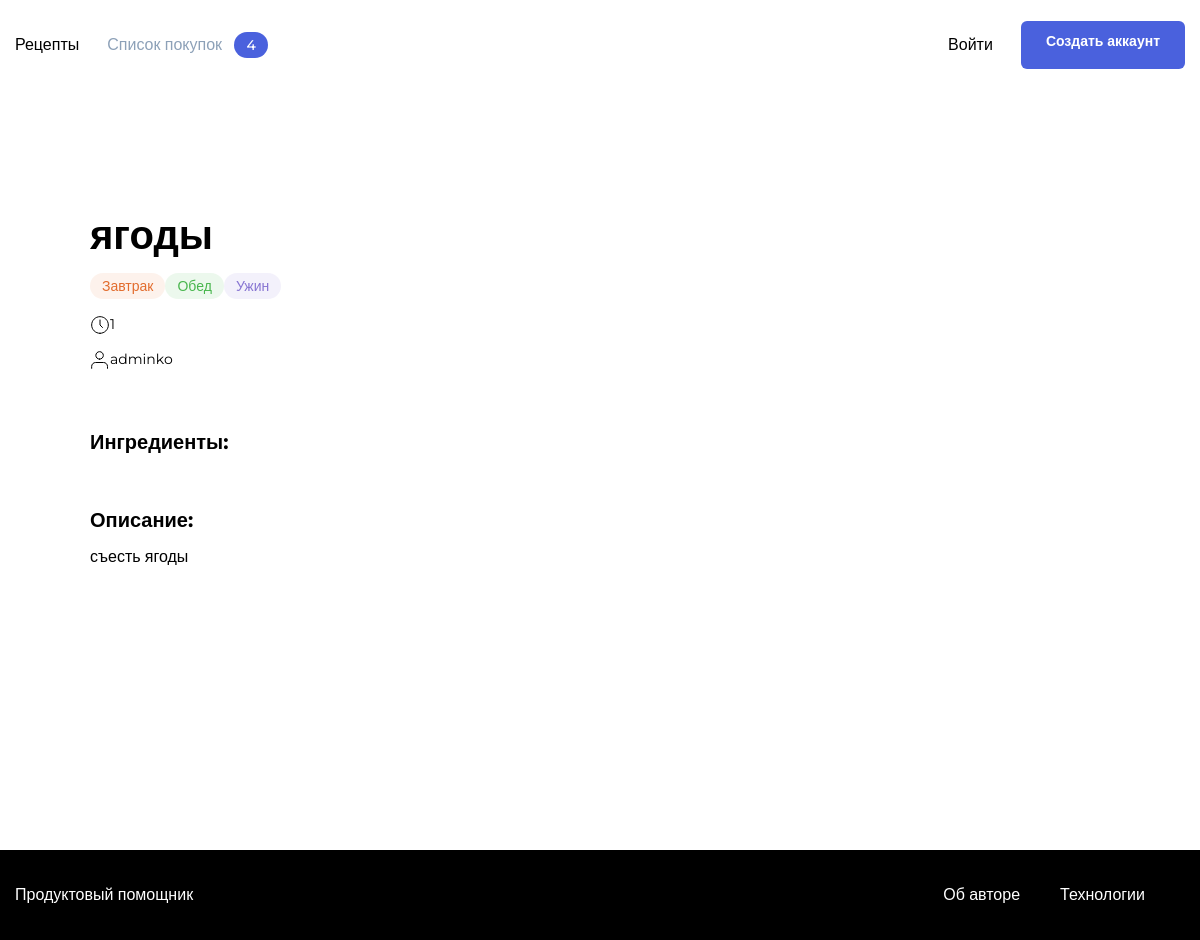
The page /recipes/6/ on the database as committed earlier.
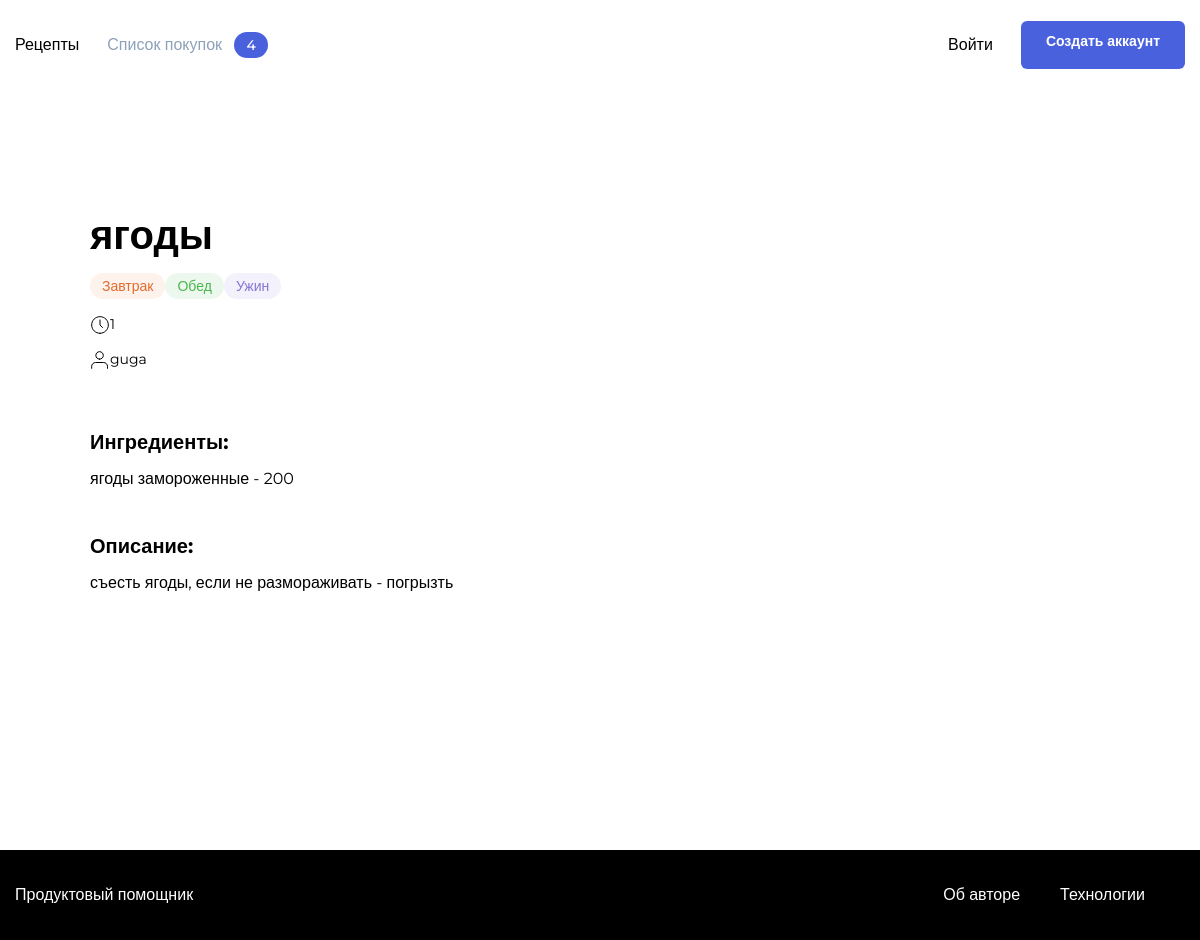
The same page on the database as committed later.
### prod_h/models.py (models this page shows, shortened)
class Recipe(models.Model):
    author = models.ForeignKey(
        User,
        on_delete=models.CASCADE,
        related_name='recipes',
        verbose_name='автор рецепта',
    )
    name = models.CharField(
        max_length=100,
        verbose_name='Название рецепта',
        help_text='Максимальная длинна 100 символов',)
    image = models.ImageField(upload_to='prod_h/', blank=True, null=True)
    text = models.TextField(
        blank=True,
        verbose_name='Описание',
        help_text='Описание рецепта',)
    ingredients = models.ManyToManyField(
        ListOfIngridients,
        through='Amount',
        through_fields=('recipe', 'ingredient'),
        verbose_name='Игредиенты',
        help_text='Игредиенты',)
    tags = models.ManyToManyField(Teg, )
    time = models.IntegerField(verbose_name='Вермя приготовления')
    pub_date = models.DateTimeField("date published", auto_now_add=True)
    slug = models.SlugField(
        max_length=500,
        unique=True,
        blank=True,
    )
    class Meta:
        ordering = ["-pub_date"]

class Teg(models.Model):
    name = models.CharField(max_length=20)
    slug = models.SlugField(unique=True)
    color = models.CharField(
        max_length=20,
        verbose_name='Цвет тега',
        blank=True
    )

class Amount(models.Model):
    ingredient = models.ForeignKey(ListOfIngridients,
                                   on_delete=models.CASCADE,
                                   related_name='ingridient_name', )
    recipe = models.ForeignKey(
        Recipe, on_delete=models.CASCADE,
        related_name="recipe_ingredients",
        verbose_name='Рецепт',
    )
    counts = models.PositiveSmallIntegerField(verbose_name='количество',
        default=1)

class ListOfIngridients(models.Model):
    name = models.CharField(max_length=50,
                            unique=True,
                            verbose_name='Название ингредиента',
                            help_text='Название ингредиента, максимум 50 символов',
                            )
    units_of_measurement = models.CharField(max_length=20,
                                            verbose_name='Единица измерения',
                                            help_text='Единица измерения, максимум 20 симоволов',
                                            )
    def __str__(self):
        return self.name

### prod_h/views.py (the view)
# urls.py: path('recipes/<int:recipe_id>/', views.recipe_detail,
def recipe_detail(request, recipe_id):
    recipe = get_object_or_404(Recipe, pk=recipe_id)
    context = {
        'recipe': recipe,
    }
    return render(request, 'singlePage.html', context=context)

### templates/singlePage.html (shortened to what this page needs)
{% extends "base.html" %}
{% load static %}
{% load user_filters %}
{% block static_css %}<link rel="stylesheet" href="{% static 'pages/single.css' %}">{% endblock %}
    {%block content%}
    <main class="main container">
        <div class="single-card" data-id="371" data-author="12">
            {% load thumbnail %}
            <div class="single-card__info">
                <div class="single-card__header-info">
                    <h1 class="single-card__title">{{recipe.name}}</h1>
                </div>
                <ul class="single-card__items">
                {%include "includes/tag.html" with post=recipe %}
                </ul>
                <div class="single-card__items single-card__items_column">
                    <p class="single-card__text"><span class="icon-time"></span>{{recipe.time}}</p>
                    <ul class="single-card__items">
                        <li class="single-card__item"><p class="single-card__text"><span class="icon-user"></span>{{recipe.author}}</p></li>
                    </ul>
                </div>
                <div class="single-card__section">
                    <h3 class="single-card__section-title">Ингредиенты:</h3>
                    <div class="single-card__items single-card__items_column">
                        {%for ingr in recipe.recipe_ingredients.all%}
                          <p class=" single-card__section-item">{{ingr.ingredient}} - {{ingr.counts}}</p>
                        {%endfor%}
                    </div>
                </div>
                <div class="single-card__section">
                    <h3 class="single-card__section-title">Описание:</h3>
                    <p class=" single-card__section-text">{{recipe.text}}</p>
                </div>
            </div>
        </div>
    </main>
{%endblock%}}

### templates/base.html (shortened to what this page needs)
<!doctype html>
<html>
<head>
    {% block static_css %}
    {% endblock %}
</head>
<body class="body">
  <header class="header">
      {% include 'includes/nav.html' %}
  </header>
  <main class="main container">
          <div class="main__header">
              {% block content %}{% endblock %}
          </div>
  </main>
{% include 'includes/footer.html' %}
</body>
</html>

### templates/includes/nav.html
<!DOCTYPE html>
{% load user_filters %}
<nav class="nav">
        <div class="nav__container container">
            <ul class="nav__items list">
                  <li class="nav__item {% if 'index' in request.resolver_match.url_name %}nav__item_active{% endif %}"><a href="{% url 'index' %}" class="nav__link link">Рецепты</a></li>
                  {% if user.is_authenticated %}
                  <li class="nav__item {% if 'follow' in request.resolver_match.url_name %}nav__item_active{% endif %}"><a href="{% url 'follow' %}" class="nav__link link">Мои подписки</a></li>
                  <li class="nav__item {% if 'new_recipe' in request.resolver_match.url_name %}nav__item_active{% endif %}"><a href="{% url 'new_recipe' %}" class="nav__link link">Создать рецепт</a></li>
                  <li class="nav__item {% if 'my_favorite' in request.resolver_match.url_name %}nav__item_active{% endif %}"><a href="{% url 'my_favorite' %}" class="nav__link link">Избранное</a></li>
                  <li class="nav__item {% if 'cart' in request.resolver_match.url_name %}nav__item_active{% endif %}"><a href="{% url 'cart' %}" class="nav__link link">Список покупок</a> <span class="badge badge_style_blue nav__badge" id="counter">{{user|purchases_count}}</span></li>
              </ul>
              <ul class="nav__items list">
                  <li class="nav__item"><a href="{% url 'password_change' %}" class="nav__link link">Изменить пароль</a></li>
                  <li class="nav__item"><a href="{% url 'logout' %}" class="nav__link link">Выход {{user.username }}</a></li>
              </ul>
          </div>
               {% else %}
                <li class="nav__item nav__item_disabled"><a href="#" class="nav__link link">Список покупок <span class="badge badge_style_blue nav__badge" id="counter">4</span></a></li>
            </ul>
            <ul class="nav__items list">
                <li class="nav__item"><a href="{% url 'login' %}" class="nav__link link">Войти</a></li>
                <li class="nav__item"><a href="{% url 'signup' %}" class="button button_style_blue">Создать аккаунт</a></li>
            </ul>
        </div>
               {%endif%}
    </nav>

### templates/includes/tag.html
{% for tag in post.tags.all %}
    {% if tag.name == 'breakfast' %}
        <li class="card__item"><span class="badge badge_style_orange">Завтрак</span></li>
    {% elif tag.name == 'lunch' %}
        <li class="card__item"><span class="badge badge_style_green">Обед</span></li>
    {% elif tag.name == 'dinner' %}
        <li class="card__item"><span class="badge badge_style_purple">Ужин</span></li>
    {% endif %}
{% endfor %}

### templates/includes/footer.html
    <footer class="footer">
        <div class="footer__container container">
            <a href="#" class="footer__brand link">Продуктовый помощник</a>
            <ul class="footer__items">
                <li class="footer__item"><a href="/about-author/" class="footer__link link">Об авторе </a></li>
                <li class="footer__item"><a href="/about-tech/" class="footer__link link">Технологии</a></li>
            </ul>
        </div>
    </footer>

### static/pages/single.css (style rules this page uses)
* { box-sizing: border-box; }
html, body { min-height: 100%; }

### static/blocks/body/body.css (style rules this page uses)
.body { display: flex; flex-direction: column; }

### static/blocks/container/container.css (style rules this page uses)
.container { max-width: 1200px; padding: 0 15px; margin: 0 auto; width: 100%; }

### static/blocks/link/link.css (style rules this page uses)
.link { text-decoration: none; transition: opacity 0.2s; }

### static/blocks/button/button.css (style rules this page uses)
.button { font-family: 'Montserrat', sans-serif; font-style: normal; font-weight: 600; font-size: 14px; background: none; border-radius: 6px; padding: 12px 24px; height: 48px; line-height: 1; text-decoration: none; border: 1px solid transparent; transition: background 0.2s; outline: none; user-select: none; cursor: pointer; width: max-content; }

### static/blocks/button/_style/button_style_blue.css (style rules this page uses)
.button_style_blue { background: #4A61DD; color: #FFFFFF; transition: background 0.2s; }

### static/blocks/header/header.css (style rules this page uses)
.header { display: flex; align-items: center; justify-content: center; }

### static/blocks/nav/nav.css (style rules this page uses)
.nav { height: 90px; width: 100%; }

### static/blocks/nav/__container/nav__container.css (style rules this page uses)
.nav__container { display: flex; justify-content: space-between; height: 100%; align-items: center; }

### static/blocks/nav/__items/nav__items.css (style rules this page uses)
.nav__items { display: flex; height: 100%; flex-direction: row; list-style: none; padding: 0; align-items: center; }

### static/blocks/nav/__item/nav__item.css (style rules this page uses)
.nav__item { display: flex; align-items: center; margin-right: 28px; height: 100%; color: #000000; position: relative; }
.nav__item:last-child { margin-right: 0; }

### static/blocks/nav/__item/_disabled/nav__item_disabled.css (style rules this page uses)
.nav__item_disabled { color: #8DA1B8; cursor: context-menu; }

### static/blocks/nav/__link/nav__link.css (style rules this page uses)
.nav__link { font-style: normal; font-weight: 500; font-size: 16px; line-height: 20px; color: inherit; cursor: pointer; font-family: 'Montserrat', sans-serif; }

### static/blocks/nav/__badge/nav__badge.css (style rules this page uses)
.nav__badge { margin-left: 8px; }

### static/blocks/main/main.css (style rules this page uses)
.main { padding-top: 60px; padding-bottom: 80px; flex: 1 0 auto; min-height: calc(100vh - 180px); }

### static/blocks/single-card/single-card.css (style rules this page uses)
.single-card { display: flex; justify-content: space-between; }

### static/blocks/single-card/__title/single-card__title.css (style rules this page uses)
.single-card__title { font-family: 'Montserrat', sans-serif; font-style: normal; font-weight: bold; font-size: 40px; line-height: 49px; color: #000000; margin: 0; }

### static/blocks/single-card/__info/single-card__info.css (style rules this page uses)
.single-card__info { display: flex; flex-direction: column; width: 100%; padding-left: 60px; }

### static/blocks/single-card/__header-info/single-card__header-info.css (style rules this page uses)
.single-card__header-info { display: flex; justify-content: space-between; margin: 0 0 18px; }

### static/blocks/single-card/__items/single-card__items.css (style rules this page uses)
.single-card__items { display: flex; flex-direction: row; list-style: none; padding: 0; margin: 0 0 20px; }

### static/blocks/single-card/__item/single-card__item.css (style rules this page uses)
.single-card__item { margin-right: 8px; height: 100%; }

### static/blocks/single-card/__text/single-card__text.css (style rules this page uses)
.single-card__text { font-family: 'Montserrat', sans-serif; font-style: normal; font-weight: normal; font-size: 14px; line-height: 17px; color: #000000; margin: 0 0 15px; padding: 0; }
.single-card__text:last-child { margin-bottom: 0; }

### static/blocks/single-card/__items/_column/single-card__items_column.css (style rules this page uses)
.single-card__items_column { flex-direction: column; max-height: 129px; flex-wrap: wrap; }

### static/blocks/single-card/__section/single-card__section.css (style rules this page uses)
.single-card__section { margin: 0 0 22px; }
.single-card__section:last-child { margin: 0; }

### static/blocks/single-card/__section-title/single-card__section-title.css (style rules this page uses)
.single-card__section-title { font-family: 'Montserrat', sans-serif; font-style: normal; font-weight: bold; font-size: 20px; line-height: 24px; color: #000000; margin: 0 0 12px; }

### static/blocks/single-card/__section-text/single-card__section-text.css (style rules this page uses)
.single-card__section-text { font-size: 16px; line-height: 26px; font-family: 'Montserrat', sans-serif; font-style: normal; font-weight: normal; color: #000000; margin: 0 0 27px; padding: 0; }

### static/blocks/single-card/__section-item/single-card__section-item.css (style rules this page uses)
.single-card__section-item { font-size: 16px; line-height: 26px; font-family: 'Montserrat', sans-serif; font-style: normal; font-weight: normal; color: #000000; margin: 0; padding: 0; width: max-content; }

### static/blocks/footer/footer.css (style rules this page uses)
.footer { background: #000000; height: 90px; flex: 0 0 auto; }

### static/blocks/footer/__container/footer__container.css (style rules this page uses)
.footer__container { display: flex; justify-content: space-between; align-items: center; height: 100%; }

### static/blocks/footer/__link/footer__link.css (style rules this page uses)
.footer__link { font-family: 'Montserrat', sans-serif; font-style: normal; font-weight: 500; font-size: 16px; line-height: 20px; color: #FFFFFF; }

### static/blocks/footer/__item/footer__item.css (style rules this page uses)
.footer__item { margin-right: 40px; }

### static/blocks/footer/__items/footer__items.css (style rules this page uses)
.footer__items { display: flex; list-style: none; padding: 0; }

### static/blocks/footer/__brand/footer__brand.css (style rules this page uses)
.footer__brand { font-family: 'Montserrat', sans-serif; font-style: normal; font-weight: 500; font-size: 16px; line-height: 20px; color: #FFFFFF; }

### static/blocks/badge/badge.css (style rules this page uses)
.badge { color: #fff; background: #ddd; border-radius: 24px; padding: 4px 12px; font-style: normal; font-weight: 500; font-size: 14px; line-height: 17px; font-family: 'Montserrat', sans-serif; }

### static/blocks/badge/_style/badge_style_green.css (style rules this page uses)
.badge_style_green { background: rgba(73, 182, 78, 0.1); color: #49B64E; }

### static/blocks/badge/_style/badge_style_orange.css (style rules this page uses)
.badge_style_orange { background: rgba(234, 146, 99, 0.12); color: #E26C2D; }

### static/blocks/badge/_style/badge_style_purple.css (style rules this page uses)
.badge_style_purple { background: rgba(135, 117, 210, 0.1); color: #8775D2; }

### static/blocks/badge/_style/badge_style_blue.css (style rules this page uses)
.badge_style_blue { background: #4A61DD; border-radius: 36px; }

Rows that differ between the two databases and show on the page:
changed Recipe "ягоды": author "adminko" → "guga"; text "съесть ягоды" → "съесть ягоды, если не размораживать - погрызть"
added Amount: ingredient "ягоды замороженные", counts "200"
